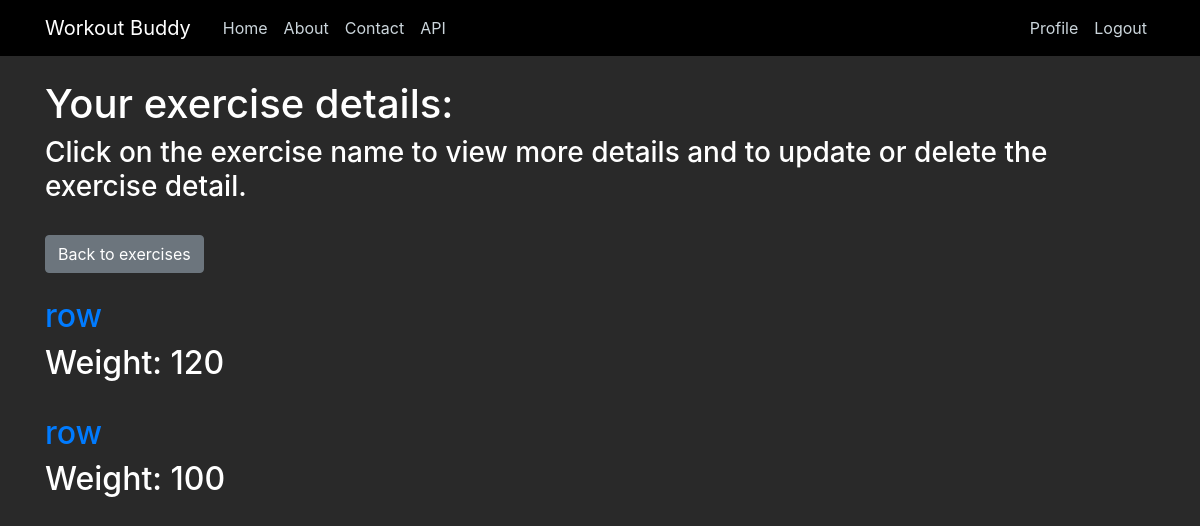
Page /workouts/29/exercises/7/details/ (signed in) on the committed database.
### exercisesdetails/models.py (models this page shows, shortened)
class ExercisesDetails(models.Model):
    exercise_id = models.ForeignKey(Exercises, default=None, on_delete=models.CASCADE) #delete exercise details if exercise it is associated with is deleted.
    weight = models.IntegerField()
    set_amount = models.IntegerField()
    total_reps = models.IntegerField()
    volume = models.IntegerField(default=0) #is able to be null or blank. Will be auto filled in by after exercises details are inputted.

### exercises/models.py (models this page shows, shortened)
class Exercises(models.Model):
    workout_id = models.ForeignKey(Workouts, default=None, on_delete=models.CASCADE) #delete exercise if workout it is associated with is deleted.
    date = models.DateField()
    exercise = models.CharField(max_length=50)
    sameWeight = models.BooleanField(default=False)
    totalVolume = models.IntegerField(default=0) #is able to be null or blank. Will be auto filled in by after exercises details are inputted.
    def __str__(self):
        return self.exercise

### exercisesdetails/views.py (the view)
# urls.py: path('workouts/<int:pk>/exercises/<int:exercisepk>/details/', ExercisesDetailsListView.as_view(), name='exercise-exercisesdetails'),
class ExercisesDetailsListView(LoginRequiredMixin, UserPassesTestMixin, ListView):
    model = ExercisesDetails
    template_name = 'exercisesdetails/exercisesdetails.html'
    context_object_name = 'exercisesdetails'
    def get_queryset(self):
        exercisepk = self.kwargs['exercisepk']
        exercise = Exercises.objects.get(pk=exercisepk)
        queryset = ExercisesDetails.objects.filter(exercise_id=exercisepk)
        return queryset.order_by('-weight') #order by heaviest weight
    def test_func(self):
        username = Exercises.objects.get(pk=self.kwargs['exercisepk']).workout_id.username
        if self.request.user == username:
            return True
        else:
            return False

### exercisesdetails/templates/exercisesdetails/exercisesdetails.html
{% extends "main/base.html" %}
{% block content %}
    {% if user.is_authenticated %}
    <h1>Your exercise details: </h1>
    <h3>Click on the exercise name to view more details and to update or delete the exercise detail.</h3>
    <br />
        {% if exercisesdetails.0 is None %}
            <h2>Add some exercise details!</h2>
            <a class="btn btn-secondary" href="{% url 'workouts' %}">Back to workouts</a>
            <a class="btn btn-secondary" href="new/">Add exercise details</a>
        {% else %}
            <a class="btn btn-secondary" href="{% url 'exercises-detail' exercisesdetails.0.exercise_id.workout_id.id exercisesdetails.0.exercise_id.id %}">Back to exercises</a>
        {% endif %}
        <br /><br />
        {% for exercisedetails in exercisesdetails %}
            <h2><a href="{% url 'exercisesdetails-detail' exercisedetails.exercise_id.workout_id.id exercisedetails.exercise_id.id exercisedetails.id %}">{{ exercisedetails.exercise_id }}</a></h2>
            <h2>Weight: {{ exercisedetails.weight }}</h2>
            <br />
        {% endfor %}
    {% else %}
        <h2>Login to view or edit your workouts</h2>
        <a href="{% url 'login' %}">Login</a>
        <br />
        <h2>Or register if you don't have an account to log into</h2>
        <a href="{% url 'register' %}">Register now!</a>
    {% endif %}
{% endblock content %}

### main/static/main/main.css (style rules this page uses)
body { background: #292929; color: #333333; margin-top: 5rem; }
h1, h2, h3, h4, h5, h6 { color: #ffffff; }

### rows in the picture
ExercisesDetails: exercise_id "row", weight "120"
ExercisesDetails: exercise_id "row", weight "100"
